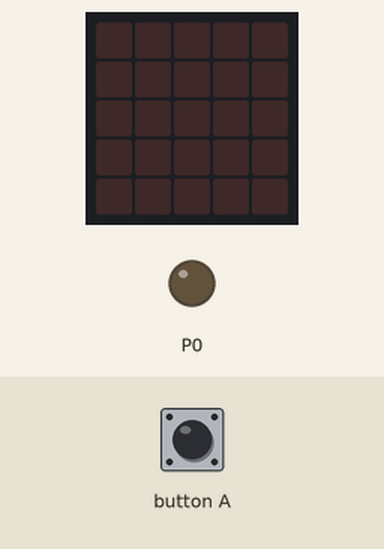
Recording of a program running on a simulated BBC micro:bit (MakeCode). Parts: the board's 5×5 LED display, output pins drawn as LEDs (lit = HIGH). The test bench sets the inputs (shaded band). The 48×5 strip is a reading aid, not a part: it shows the text the display is scrolling, unrolled, one strip-width of it at a time.

Above: at 1.2 s.
1.3 s: button A pressed for 0.15 s
At 2.0 s:
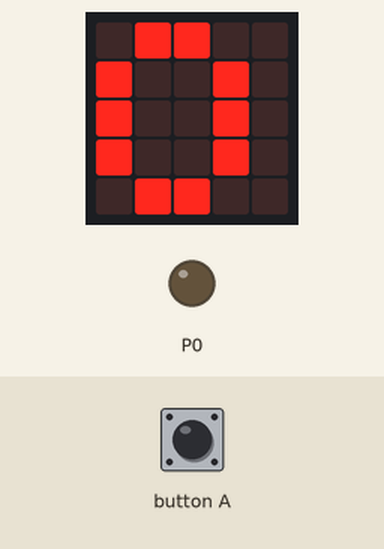
At 12.2 s:
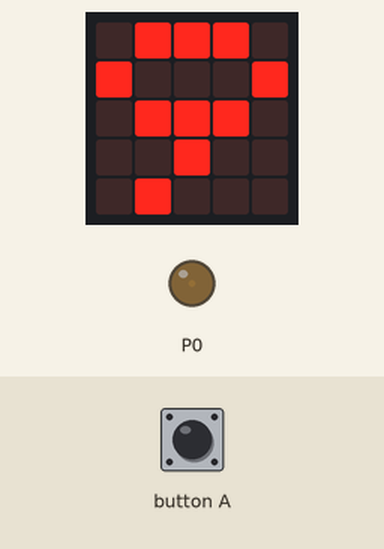
Timing chart, 0 to 13.7 s (numbered marks = the images above; inputs shaded):
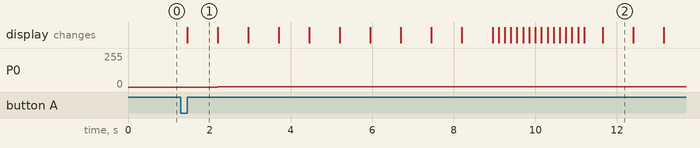

Measured:
- after the input at 1.3 s, P0: 0/255 → 1/255 after 0.90 s, → 2/255 4.5 s later; the display: changes after 0.15 s (image 1)
- what the display in image 1 shows lasts 0.7 s, from 1.5 s to 2.2 s

The program:

main.ts
```typescript
input.onButtonPressed(Button.A, function () {
    for (let index = 0; index < 20; index++) {
        アナログ値 += 足すか引くか
        pins.analogWritePin(AnalogPin.P0, アナログ値)
        basic.showNumber(アナログ値)
        if (10 <= アナログ値) {
            足すか引くか = -1
        }
        if (アナログ値 <= 0) {
            足すか引くか = 1
        }
    }
})
let アナログ値 = 0
let 足すか引くか = 0
pins.analogWritePin(AnalogPin.P0, 0)
足すか引くか = 0
アナログ値 = 0
```

test.ts
```typescript
// テストはここに来ます。このパッケージが拡張機能として使用されるときにはコンパイルされません。
```
